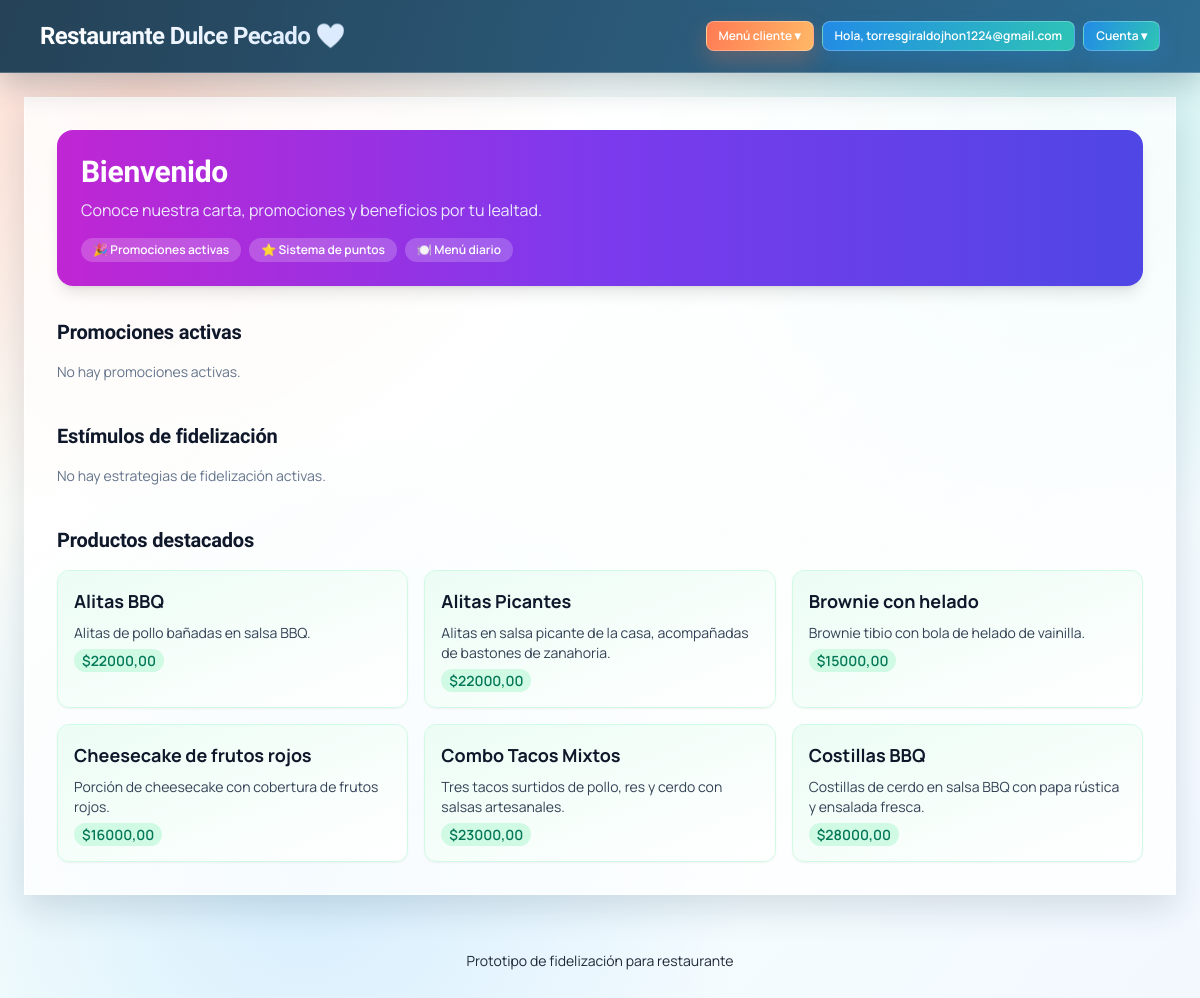
/ (signed in), run on the app's committed database.
### core/models.py (models this page shows, shortened)
class Producto(models.Model):
	categoria = models.ForeignKey(  # Relación muchos-a-uno con categoría.
		Categoria,
		on_delete=models.SET_NULL,  # Si borran categoría, producto queda sin categoría.
		null=True,  # Permite NULL en base de datos.
		blank=True,  # Permite vacío en formularios.
		related_name='productos',  # Acceso inverso: categoria.productos.
	)
	nombre = models.CharField(max_length=120)  # Nombre comercial del producto.
	descripcion = models.TextField(blank=True)  # Descripción opcional para cliente.
	precio = models.DecimalField(max_digits=10, decimal_places=2)  # Precio con 2 decimales.
	disponible = models.BooleanField(default=True)  # Controla visibilidad en carta.
	disponible_todos_los_dias = models.BooleanField(default=False)  # Si está activo, aparece en todos los menús diarios.
	class Meta:
		ordering = ['nombre']  # Muestra productos ordenados por nombre.

### core/views.py (the view)
# urls.py: path('', views.inicio, name='inicio'),  # Home pública.
@login_required
def inicio(request):
	promociones = Promocion.objects.filter(activa=True)[:4]
	productos_destacados = Producto.objects.filter(disponible=True)[:6]
	estrategias = EstrategiaFidelizacion.objects.filter(activo=True)
	beneficio_regalo = None
	nuevos_pedidos_web = 0
	if request.user.is_staff:
		nuevos_pedidos_qs = Pedido.objects.filter(notificacion_staff_pendiente=True)
		total_nuevos = nuevos_pedidos_qs.count()
		nuevos_pedidos_web = total_nuevos
		if total_nuevos:
			nuevos_pedidos_qs.update(notificacion_staff_pendiente=False)
	if request.user.is_authenticated and not request.user.is_staff:
		cliente = getattr(request.user, 'cliente_profile', None)
		if cliente:
			beneficio_regalo = (
				BeneficioCliente.objects.filter(cliente=cliente, reclamado=False)
				.order_by('-otorgado_en')
				.first()
			)
	return render(
		request,
		'core/inicio.html',
		{
			'promociones': promociones,
			'productos_destacados': productos_destacados,
			'estrategias': estrategias,
			'beneficio_regalo': beneficio_regalo,
			'nuevos_pedidos_web': nuevos_pedidos_web,
		},
	)

### templates/core/inicio.html (shortened to what this page needs)
{% extends 'core/base.html' %}
{% block contenido %}
<section class="mb-8 rounded-2xl bg-gradient-to-r from-fuchsia-600 via-violet-600 to-indigo-600 p-6 text-white shadow-lg">
    {% if user.is_staff %}
        <h2 class="mb-2 text-3xl font-bold">Bienvenido administrador</h2>
        <p class="text-violet-100">Controla pedidos web, campañas y estado operativo del sistema.</p>
    {% else %}
        <h2 class="mb-2 text-3xl font-bold">Bienvenido</h2>
        <p class="text-violet-100">Conoce nuestra carta, promociones y beneficios por tu lealtad.</p>
    {% endif %}
    <div class="mt-4 flex flex-wrap gap-2 text-xs font-semibold">
        <span class="rounded-full bg-white/20 px-3 py-1">🎉 Promociones activas</span>
        <span class="rounded-full bg-white/20 px-3 py-1">⭐ Sistema de puntos</span>
        <span class="rounded-full bg-white/20 px-3 py-1">🍽️ Menú diario</span>
    </div>
</section>
<h3 class="mb-4 text-xl font-semibold text-slate-900">Promociones activas</h3>
<div class="mb-10 grid gap-4 sm:grid-cols-2 lg:grid-cols-3">
    {% for promo in promociones %}
        <div class="rounded-xl border border-fuchsia-100 bg-gradient-to-br from-fuchsia-50 to-white p-4 shadow-sm transition hover:-translate-y-0.5 hover:shadow-md">
            <strong class="text-lg text-slate-900">{{ promo.titulo }}</strong>
            <p class="mt-2 text-sm text-slate-700">{{ promo.descripcion }}</p>
            <p class="mt-2 text-sm"><span class="font-semibold">Descuento:</span> <span class="rounded-full bg-fuchsia-100 px-2 py-0.5 text-fuchsia-700">{{ promo.descuento_porcentaje }}%</span></p>
            <p class="text-sm"><span class="font-semibold">Puntos requeridos:</span> {{ promo.puntos_requeridos }}</p>
        </div>
    {% empty %}
        <p class="text-sm text-slate-500">No hay promociones activas.</p>
    {% endfor %}
</div>
<h3 class="mb-4 text-xl font-semibold text-slate-900">Estímulos de fidelización</h3>
<div class="mb-10 grid gap-4 sm:grid-cols-2 lg:grid-cols-3">
    {% for estrategia in estrategias %}
        <div class="rounded-xl border border-amber-100 bg-gradient-to-br from-amber-50 to-white p-4 shadow-sm transition hover:-translate-y-0.5 hover:shadow-md">
            <strong class="text-lg text-slate-900">{{ estrategia.nombre }}</strong>
            <p class="mt-2 text-sm text-slate-700">{{ estrategia.descripcion }}</p>
            <p class="mt-2 text-sm"><span class="font-semibold">Regla de puntos:</span> <span class="rounded-full bg-amber-100 px-2 py-0.5 text-amber-700">{{ estrategia.puntos_por_mil }} punto(s) por cada $1.000</span></p>
        </div>
    {% empty %}
        <p class="text-sm text-slate-500">No hay estrategias de fidelización activas.</p>
    {% endfor %}
</div>
<h3 class="mb-4 text-xl font-semibold text-slate-900">Productos destacados</h3>
<div class="grid gap-4 sm:grid-cols-2 lg:grid-cols-3">
    {% for producto in productos_destacados %}
        <div class="rounded-xl border border-emerald-100 bg-gradient-to-br from-emerald-50 to-white p-4 shadow-sm transition hover:-translate-y-0.5 hover:shadow-md">
            <strong class="text-lg text-slate-900">{{ producto.nombre }}</strong>
            <p class="mt-2 text-sm text-slate-700">{{ producto.descripcion|default:'Sin descripción' }}</p>
            <p class="mt-2 text-sm font-semibold"><span class="rounded-full bg-emerald-100 px-2 py-0.5 text-emerald-700">${{ producto.precio }}</span></p>
        </div>
    {% empty %}
        <p class="text-sm text-slate-500">No hay productos disponibles.</p>
    {% endfor %}
</div>
{% endblock %}

### templates/core/base.html (shortened to what this page needs)
<!doctype html>
<html lang="es">
<head>
    {% load static %}
    <script src="https://cdn.tailwindcss.com"></script>
</head>
<body class="app-theme min-h-screen bg-gradient-to-br from-brand-50 via-ocean-50 to-sunset-50 text-slate-800">
<div class="pointer-events-none fixed inset-0 -z-10 overflow-hidden">
    <div class="absolute -left-16 -top-16 h-56 w-56 rounded-full bg-brand-500/20 blur-3xl"></div>
    <div class="absolute -right-20 top-1/3 h-64 w-64 rounded-full bg-ocean-500/20 blur-3xl"></div>
    <div class="absolute bottom-0 left-1/3 h-72 w-72 rounded-full bg-sunset-500/20 blur-3xl"></div>
</div>
<header class="sticky top-0 z-30 border-b border-white/10 bg-brand-900/90 text-white shadow-lg backdrop-blur-xl">
    <div class="mx-auto flex w-full max-w-6xl flex-col gap-4 px-4 py-5 md:flex-row md:items-center md:justify-between">
        <h1 class="bg-gradient-to-r from-white to-blue-100 bg-clip-text text-2xl font-black tracking-tight text-transparent">
            <a href="{% url 'inicio' %}">Restaurante Dulce Pecado 💜</a>
        </h1>
        <nav class="flex flex-wrap items-center gap-2 text-sm">
            {% if user.is_staff %}
                <details class="relative">
                    <summary class="list-none cursor-pointer rounded-lg bg-sunset-500 px-3 py-1.5 text-xs font-semibold text-white shadow-sm transition hover:bg-sunset-600">Menú admin ▾</summary>
                    <div class="absolute right-0 z-50 mt-2 w-56 rounded-xl border border-slate-200 bg-white p-2 text-slate-800 shadow-xl">
                        <a class="block rounded-lg px-3 py-2 text-xs font-medium transition hover:bg-slate-100" href="/admin/">Panel admin</a>
                        <a class="block rounded-lg px-3 py-2 text-xs font-medium transition hover:bg-slate-100" href="{% url 'listar_clientes' %}">Clientes</a>
                        <a class="block rounded-lg px-3 py-2 text-xs font-medium transition hover:bg-slate-100" href="{% url 'registrar_cliente_panel' %}">Registrar cliente</a>
                        <a class="block rounded-lg px-3 py-2 text-xs font-medium transition hover:bg-slate-100" href="{% url 'gestionar_pedidos' %}">Pedidos web</a>
                        <a class="block rounded-lg px-3 py-2 text-xs font-medium transition hover:bg-slate-100" href="{% url 'gestionar_menus' %}">Menús web</a>
                    </div>
                </details>
            {% elif user.is_authenticated %}
                <details class="relative">
                    <summary class="list-none cursor-pointer rounded-lg bg-sunset-500 px-3 py-1.5 text-xs font-semibold text-white shadow-sm transition hover:bg-sunset-600">Menú cliente ▾</summary>
                </details>
            {% endif %}
            {% if user.is_authenticated %}
                <span class="rounded-lg bg-ocean-500 px-3 py-1.5 text-xs font-semibold text-white shadow-sm">Hola, {{ user.username }}</span>
                {% if user.is_staff %}
                    <details class="relative">
                        <summary class="list-none cursor-pointer rounded-lg bg-brand-600 px-3 py-1.5 text-xs font-semibold text-white shadow-sm transition hover:bg-brand-500">Cuenta ▾</summary>
                        <div class="absolute right-0 z-50 mt-2 w-48 rounded-xl border border-slate-200 bg-white p-2 text-slate-800 shadow-xl">
                            <a class="block rounded-lg px-3 py-2 text-xs font-medium transition hover:bg-slate-100" href="{% url 'cambiar_contraseña' %}">Cambiar contraseña</a>
                            <form method="post" action="{% url 'logout' %}" class="mt-1">
                                {% csrf_token %}
                                <button type="submit" class="w-full rounded-lg px-3 py-2 text-left text-xs font-medium transition hover:bg-slate-100">Cerrar sesión</button>
                            </form>
                        </div>
                    </details>
                {% else %}
                    <details class="relative">
                        <summary class="list-none cursor-pointer rounded-lg bg-brand-600 px-3 py-1.5 text-xs font-semibold text-white shadow-sm transition hover:bg-brand-500">Cuenta ▾</summary>
                    </details>
                {% endif %}
            {% else %}
                <a class="rounded-lg bg-ocean-500 px-3 py-2 font-medium text-white shadow-sm transition hover:-translate-y-0.5 hover:bg-ocean-600" href="{% url 'login' %}">Iniciar sesión</a>
            {% endif %}
        </nav>
    </div>
</header>
<main class="card-soft mx-auto my-6 w-full max-w-6xl p-5 md:p-8">
    {% block contenido %}{% endblock %}
</main>
<footer class="py-8 text-center text-sm text-brand-700">
    Prototipo de fidelización para restaurante
</footer>
</body>
</html>

### templates/core/base.html (style rules this page uses)
:root { --theme-ink: #1f2937; --theme-deep: #12344c; --theme-coral: #ff7b54; --theme-peach: #ffd7b8; --theme-mint: #2ec4b6; --theme-sky: #5aa9ff; --theme-cream: #fff9f3; --theme-card: rgba(255, 255, 255, 0.88); --theme-border: rgba(255, 255, 255, 0.7); --theme-shadow: 0 14px 32px rgba(18, 52, 76, 0.14); }
body.app-theme { font-family: 'Manrope', system-ui, sans-serif; color: var(--theme-ink); background: radial-gradient(circle at 12% 8%, rgba(255, 123, 84, 0.24), transparent 32%), radial-gradient(circle at 88% 14%, rgba(46, 196, 182, 0.2), transparent 30%), radial-gradient(circle at 25% 86%, rgba(90, 169, 255, 0.2), transparent 36%), linear-gradient(130deg, #fffaf5 0%, #f5fffd 48%, #f3f8ff 100%); background-attachment: fixed; }
h1, h2, h3, h4, h5, h6, .font-black, .font-bold { font-family: 'Sora', 'Manrope', system-ui, sans-serif; letter-spacing: -0.01em; }
body.app-theme header { background: linear-gradient(110deg, rgba(18, 52, 76, 0.92), rgba(30, 95, 137, 0.92)); border-bottom: 1px solid rgba(255, 255, 255, 0.22); box-shadow: 0 12px 30px rgba(18, 52, 76, 0.24); }
body.app-theme main.card-soft { background: linear-gradient(145deg, rgba(255, 255, 255, 0.84), rgba(255, 255, 255, 0.74)); border: 1px solid var(--theme-border); box-shadow: var(--theme-shadow); }
body.app-theme .bg-blue-600, body.app-theme .bg-ocean-500, body.app-theme .bg-brand-600 { background: linear-gradient(110deg, #228be6, #2ec4b6); border: 1px solid rgba(255, 255, 255, 0.25); box-shadow: 0 10px 20px rgba(34, 139, 230, 0.24); }
body.app-theme .bg-sunset-500, body.app-theme .bg-amber-500 { background: linear-gradient(110deg, #ff7b54, #ffb866); border: 1px solid rgba(255, 255, 255, 0.3); box-shadow: 0 10px 22px rgba(255, 123, 84, 0.26); }
body.app-theme main > * { animation: fadeSlideIn 0.45s ease both; }
body.app-theme main > *:nth-child(2) { animation-delay: 0.05s; }
body.app-theme main > *:nth-child(3) { animation-delay: 0.1s; }
body.app-theme main > *:nth-child(4) { animation-delay: 0.15s; }
body.app-theme main > *:nth-child(5) { animation-delay: 0.2s; }

### data on the page
Producto: nombre "Alitas BBQ", descripcion "Alitas de pollo bañadas en salsa BBQ.", precio "22000,00"
Producto: nombre "Alitas Picantes", descripcion "Alitas en salsa picante de la casa, acompañadas de bastones de zanahoria.", precio "22000,00"
Producto: nombre "Brownie con helado", descripcion "Brownie tibio con bola de helado de vainilla.", precio "15000,00"
Producto: nombre "Cheesecake de frutos rojos", descripcion "Porción de cheesecake con cobertura de frutos rojos.", precio "16000,00"
Producto: nombre "Combo Tacos Mixtos", descripcion "Tres tacos surtidos de pollo, res y cerdo con salsas artesanales.", precio "23000,00"
Producto: nombre "Costillas BBQ", descripcion "Costillas de cerdo en salsa BBQ con papa rústica y ensalada fresca.", precio "28000,00"

### other printed values
{{ user.username }} "torresgiraldojhon1224@gmail.com"
